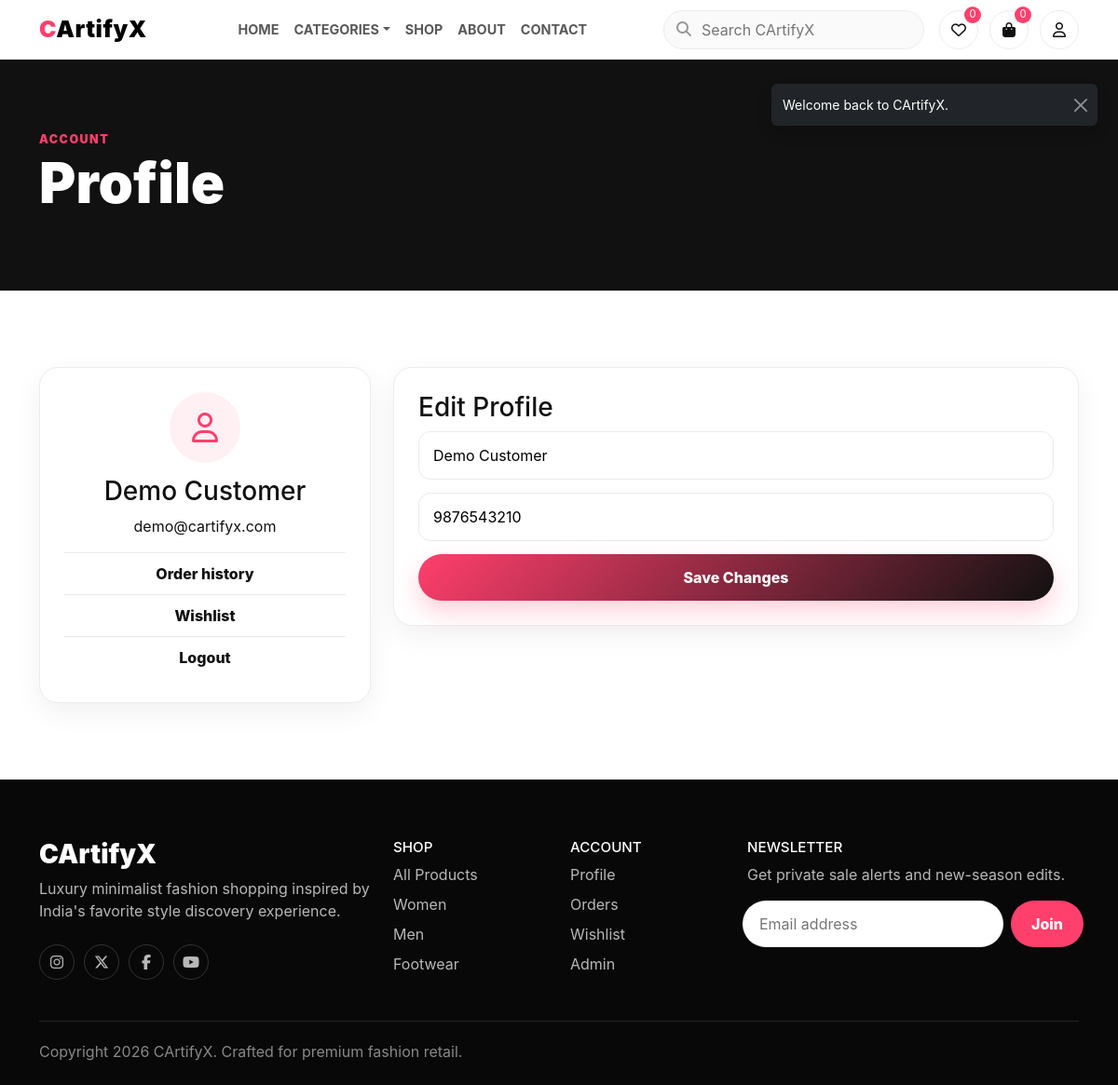
The app's page /profile.php (signed in) with its own data.
### tables this page shows
CREATE TABLE users (
  id INT AUTO_INCREMENT PRIMARY KEY,
  name VARCHAR(120) NOT NULL,
  email VARCHAR(160) NOT NULL UNIQUE,
  phone VARCHAR(30),
  password VARCHAR(255) NOT NULL,
  created_at TIMESTAMP DEFAULT CURRENT_TIMESTAMP
);

### includes/functions.php (called while the page is built, shortened)
<?php
require_once __DIR__ . '/config.php';
function e($value): string
{
    return htmlspecialchars((string)$value, ENT_QUOTES, 'UTF-8');
}
function is_logged_in(): bool
{
    return !empty($_SESSION['user_id']);
}
function current_user(): ?array
{
    $stmt = db()->prepare('SELECT * FROM users WHERE id = ?');
    $stmt->execute([$_SESSION['user_id']]);
    return $stmt->fetch() ?: null;
}
    ?>

### includes/config.php (called while the page is built, shortened)
<?php
try {
    $pdo = new PDO(
        'mysql:host=' . DB_HOST . ';dbname=' . DB_NAME . ';charset=utf8mb4',
        DB_USER,
        DB_PASS,
        [
            PDO::ATTR_ERRMODE => PDO::ERRMODE_EXCEPTION,
            PDO::ATTR_DEFAULT_FETCH_MODE => PDO::FETCH_ASSOC,
            PDO::ATTR_EMULATE_PREPARES => false,
        ]
    );
} catch (PDOException $e) {
    $pdo = null;
}
function db(): ?PDO
{
    global $pdo;
    return $pdo;
}

### profile.php (the view, shortened to what this page needs)
<?php
require_once __DIR__ . '/includes/functions.php';
include __DIR__ . '/includes/header.php';
$user = current_user();
?>
<section class="page-hero compact"><div class="container"><span class="eyebrow">Account</span><h1>Profile</h1></div></section>
<section class="section-pad"><div class="container"><div class="row g-4"><div class="col-lg-4"><div class="profile-card"><i class="fa-regular fa-user"></i><h3><?= e($user['name'] ?? 'Customer') ?></h3><p><?= e($user['email'] ?? '') ?></p><a href="orders.php">Order history</a><a href="wishlist.php">Wishlist</a><a href="logout.php">Logout</a></div></div><div class="col-lg-8"><div class="form-panel"><h3>Edit Profile</h3><form method="post"><input name="name" value="<?= e($user['name'] ?? '') ?>" required><input name="phone" value="<?= e($user['phone'] ?? '') ?>" placeholder="Phone"><button class="lux-btn">Save Changes</button></form></div></div></div></div></section>
<?php include __DIR__ . '/includes/footer.php'; ?>

### assets/css/style.css (style rules this page uses)
:root { --pink:#ff3f6c;--black:#111;--muted:#747474;--line:#ececec;--soft:#f7f7f8;--shadow:0 20px 45px rgba(17,17,17,.09);--radius:18px }
* { box-sizing:border-box }
html { scroll-behavior:smooth }
body { font-family:Inter,Segoe UI,Arial,sans-serif;color:var(--black);background:#fff;letter-spacing:0 }
a { color:inherit;text-decoration:none }
.eyebrow { color:var(--pink);text-transform:uppercase;font-weight:900;font-size:.78rem;letter-spacing:.12em }
.lux-btn { border:0;background:linear-gradient(135deg,var(--pink),#111);color:#fff;padding:13px 24px;border-radius:999px;font-weight:800;display:inline-flex;align-items:center;justify-content:center;box-shadow:0 12px 26px rgba(255,63,108,.24);transition:.25s }
.section-pad { padding:82px 0 }
.page-hero { background:#111;color:#fff;padding:110px 0 }
.page-hero.compact { padding:72px 0 }
.page-hero h1 { font-weight:900;font-size:clamp(2.5rem,5vw,4.8rem) }
input,select,textarea { width:100%;border:1px solid var(--line);border-radius:13px;padding:13px 15px;background:#fff }
.auth-card,.form-panel,.summary-card,.profile-card,.info-tile,.order-card { background:#fff;border:1px solid var(--line);border-radius:20px;box-shadow:0 10px 30px rgba(17,17,17,.06);padding:26px }
.auth-card form,.form-panel form { display:grid;gap:14px }
.profile-card { text-align:center }
.profile-card i { width:76px;height:76px;border-radius:50%;display:grid;place-items:center;background:#fff0f4;color:var(--pink);font-size:2rem;margin:0 auto 14px }
.profile-card a { display:block;padding:10px;border-top:1px solid var(--line);font-weight:800 }

### records on screen
users: name "Demo Customer", email "demo@cartifyx.com", phone "9876543210"

### other values on screen
wishlist_count() "0"
cart_count() "0"
$flash['message'] "Welcome back to CArtifyX."
